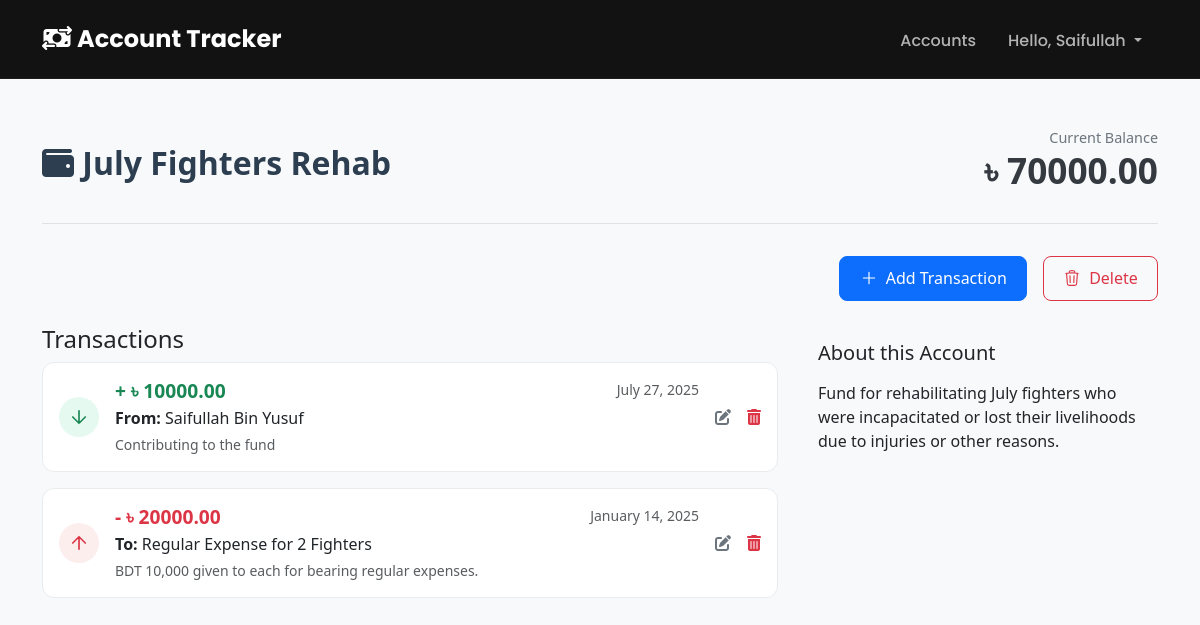
The app's page /account_logs/1/ (signed in) with its own data.
### account_logs/models.py (models this page shows, shortened)
class Account(models.Model):
    owner = models.ForeignKey(User, on_delete=models.CASCADE)
    class Currency(models.TextChoices):
        BDT = 'BDT', 'Taka (BDT)'
        USD = 'USD', 'US Dollar (USD)'
        EUR = 'EUR', 'Euro (EUR)'
        GBP = 'GBP', 'Pound Sterling (GBP)'
        OTHER = 'OTHER', 'Other'
    name = models.CharField(max_length=100)
    description = models.TextField(blank=True)
    initial_balance = models.DecimalField(max_digits=10, decimal_places=2)
    date_created = models.DateTimeField(auto_now_add=True)
    currency = models.CharField(
        max_length=5,
        choices=Currency.choices,
        default=Currency.BDT
    )
    @property
    def current_balance(self):
        inflows = self.transactions.filter(
            transaction_type='Inflow'
        ).aggregate(total=Sum('amount'))['total'] or 0
        expenses = self.transactions.filter(
            transaction_type='Expense'
        ).aggregate(total=Sum('amount'))['total'] or 0
        current_balance = self.initial_balance + inflows - expenses
        return current_balance
    @property
    def currency_symbol(self):
        symbols = {
            'BDT': '৳',
            'USD': '$',
            'EUR': '€',
            'GBP': '£',
            'OTHER': '',  # No symbol for "Other"
        }
        return symbols.get(self.currency, '')

class Transaction(models.Model):
    TRANSACTION_TYPE_CHOICES = [
        ('Inflow', 'Inflow'),
        ('Expense', 'Expense'),
    ]
    account = models.ForeignKey(Account, on_delete=models.CASCADE, related_name='transactions')
    transaction_type = models.CharField(
        max_length=7,
        choices=TRANSACTION_TYPE_CHOICES,
    )
    amount = models.DecimalField(max_digits=10, decimal_places=2)
    source_or_destination = models.CharField(max_length=200)
    description = models.TextField()
    date = models.DateField()
    receipt = models.FileField(upload_to='receipts/', blank=True, null=True)

### account_logs/views.py (the view)
# urls.py: path('account_logs/<int:account_id>/', views.account_detail, name='account_detail'),
@login_required
def account_detail(request, account_id):
    account = get_object_or_404(Account, id=account_id)
    if account.owner != request.user:
        raise Http404
    transactions = account.transactions.order_by('-date')
    context = {'account': account, 'transactions': transactions}
    return render(request, 'account_logs/account_detail.html', context)

### account_logs/templates/account_logs/account_detail.html (shortened to what this page needs)
{% extends "account_logs/base.html" %}
{% block page_header %}
<div class="account-header d-flex justify-content-between align-items-center">
  <div class="account-name">
    <h2><i class="fa-solid fa-wallet"></i> {{ account.name }}</h2>
  </div>
  <div class="account-balance">
    <p class="balance-label">Current Balance</p>
    <h3 class="balance-amount">{{ account.currency_symbol }} {{ account.current_balance|floatformat:2 }}</h3>
  </div>
</div>
<div class="header-actions d-flex justify-content-end align-items-center gap-3">
    <a href="{% url 'account_logs:new_transaction' account.id %}" class="btn btn-primary">
      <svg xmlns="http://www.w3.org/2000/svg" fill="none" viewBox="0 0 24 24" stroke-width="1.5" stroke="currentColor"><path stroke-linecap="round" stroke-linejoin="round" d="M12 4.5v15m7.5-7.5h-15" /></svg>
      Add Transaction
    </a>
    <a href="{% url 'account_logs:delete_account' account.id %}" class="btn btn-outline-danger">
      Delete
    </a>
</div>
{% endblock page_header %}
{% block content %}
<div class="row mt-4">
  <div class="col-lg-8">
    <h4>Transactions</h4>
    {% for transaction in transactions %}
      <div class="card transaction-card mb-3">
        <div class="card-body">
          <div class="d-flex align-items-center gap-3">
            <div class="transaction-icon {% if transaction.transaction_type == 'Inflow' %}inflow{% else %}outflow{% endif %}">
              {% if transaction.transaction_type == 'Inflow' %}
                <svg xmlns="http://www.w3.org/2000/svg" fill="none" viewBox="0 0 24 24" stroke-width="2" stroke="currentColor"><path stroke-linecap="round" stroke-linejoin="round" d="M12 4.5v15m0 0 7.5-7.5M12 19.5l-7.5-7.5" /></svg>
              {% else %}
                <svg xmlns="http://www.w3.org/2000/svg" fill="none" viewBox="0 0 24 24" stroke-width="2" stroke="currentColor"><path stroke-linecap="round" stroke-linejoin="round" d="M12 19.5v-15m0 0-7.5 7.5M12 4.5l7.5 7.5" /></svg>
              {% endif %}
            </div>
            <div class="flex-grow-1 transaction-details">
              <div class="d-flex justify-content-between">
                <h5 class="amount mb-0 {% if transaction.transaction_type == 'Inflow' %}inflow{% else %}outflow{% endif %}">
                  {% if transaction.transaction_type == 'Inflow' %}+{% else %}-{% endif %} {{ account.currency_symbol }} {{ transaction.amount|floatformat:2 }}
                </h5>
                <small class="text-muted">{{ transaction.date|date:"F d, Y" }}</small>
              </div>
              <p class="mb-1 mt-1">
                <strong>{% if transaction.transaction_type == 'Inflow' %}From:{% else %}To:{% endif %}</strong>
                {{ transaction.source_or_destination }}
              </p>
              <p class="card-text text-muted small mb-0">{{ transaction.description|linebreaksbr }}</p>
            </div>
            <div class="action-links d-flex align-items-center gap-3">
              <a href="{% url 'account_logs:edit_transaction' transaction.id %}" title="Edit Transaction">
                <i class="fa-solid fa-pen-to-square"></i>
              </a>
              <a href="{% url 'account_logs:delete_transaction' transaction.id %}" title="Delete Transaction" class="text-danger">
                <i class="fa-solid fa-trash-can"></i>
              </a>
            </div>
            </div>
        </div>
      </div>
    {% empty %}
      <div class="card card-body text-center py-4">
        <p class="mb-0">No transactions have been added yet.</p>
      </div>
    {% endfor %}
  </div>
  <div class="col-lg-4 sidebar">
    {% if account.description %}
      <div class="card">
        <div class="card-body">
          <h5 class="card-title mb-3">About this Account</h5>
          <p class="card-text text-muted small">{{ account.description|linebreaks }}</p>
        </div>
      </div>
    {% endif %}
  </div>
</div>
{% endblock content %}

### account_logs/templates/account_logs/base.html (shortened to what this page needs)
<!doctype html>
<html lang="en">
<head>
  <link href="https://cdn.jsdelivr.net/npm/bootstrap@5.3.3/dist/css/bootstrap.min.css" rel="stylesheet">
  <link rel="stylesheet" href="https://cdnjs.cloudflare.com/ajax/libs/font-awesome/6.5.2/css/all.min.css" />
</head>
<body class="bg-light">
  <nav class="navbar navbar-expand-md navbar-dark">
    <div class="container">
      <a class="navbar-brand" href="{% url 'account_logs:index' %}"> <i class="fa-solid fa-money-bill-transfer"></i> Account Tracker</a>
      <div class="collapse navbar-collapse" id="navbarCollapse">
        <ul class="navbar-nav ms-auto mb-2 mb-md-0 align-items-center">
          {% if user.is_authenticated %}
            <li class="nav-item">
              <a class="nav-link mx-2" href="{% url 'account_logs:account_logs' %}">Accounts</a>
            </li>
            <li class="nav-item dropdown">
              <a class="nav-link dropdown-toggle mx-2" href="#" role="button" data-bs-toggle="dropdown" aria-expanded="false">
                Hello, {{ user.username }}
              </a>
            </li>
          {% endif %}
        </ul>
      </div>
    </div>
  </nav>
  <main class="container my-5">
    {% block page_header %}{% endblock page_header %}
    {% block content %}{% endblock content %}
  </main>
</body>
</html>

### account_logs/templates/account_logs/base.html (style rules this page uses)
body { background-color: #f8f9fa; }
:root { --nav-bg: #121212; --nav-surface: #1e1e1e; --nav-primary: #1DB954; --nav-text-primary: #FFFFFF; --nav-text-secondary: #b3b3b3; --font-nav: 'Poppins', sans-serif; }
.navbar { font-family: var(--font-nav); background-color: var(--nav-bg); border-bottom: 1px solid var(--nav-surface); padding-top: 1rem; padding-bottom: 1rem; }
.navbar .navbar-brand { font-size: 1.5rem; font-weight: 700; color: var(--nav-text-primary); }
.navbar .nav-link { font-weight: 500; color: var(--nav-text-secondary); position: relative; padding-bottom: 0.25rem; transition: color 0.3s ease; }
.navbar .nav-link:not(.dropdown-toggle)::after { content: ''; position: absolute; bottom: 0; left: 0; width: 0; height: 2px; background-color: var(--nav-primary); transition: width 0.3s ease; }

### account_logs/templates/account_logs/account_detail.html (style rules this page uses)
.account-header { border-bottom: 1px solid #dee2e6; padding-bottom: 1.5rem; margin-bottom: 2rem; }
.account-header .account-name h2 { font-weight: 700; color: #2c3e50; margin: 0; }
.account-balance { text-align: right; }
.account-balance .balance-label { font-size: 0.9rem; color: #6c757d; margin-bottom: 0; }
.account-balance .balance-amount { font-size: 2.2rem; font-weight: 600; color: #343a40; }
.header-actions .btn { display: inline-flex; align-items: center; gap: 0.5rem; font-weight: 500; border-radius: 8px; padding: 0.6rem 1.2rem; transition: all 0.2s ease; }
.header-actions .btn svg { width: 18px; height: 18px; }
.sidebar .card { border: none; border-radius: 12px; background-color: #f8f9fa; margin-bottom: 1.5rem; }
.transaction-card { border: 1px solid #e9ecef; border-radius: 12px; box-shadow: none; transition: all 0.2s ease; }
.transaction-icon { width: 40px; height: 40px; border-radius: 50%; display: grid; place-items: center; flex-shrink: 0; }
.transaction-icon.inflow { background-color: #e6f9f0; color: #198754; }
.transaction-icon.outflow { background-color: #fdeeee; color: #dc3545; }
.transaction-icon svg { width: 20px; height: 20px; }
.transaction-details .amount { font-size: 1.2rem; font-weight: 600; }
.transaction-details .amount.inflow { color: #198754; }
.transaction-details .amount.outflow { color: #dc3545; }
.action-links a { color: #6c757d; text-decoration: none; }

### records on screen
Account: name "July Fighters Rehab", currency_symbol "৳", current_balance "70000.00", description "Fund for rehabilitating July fighters who were incapacitated or lost their livelihoods due to injuries or other reasons."
Transaction: transaction_type "Inflow" (drawn), shows "From:"
Transaction: transaction_type "Expense" (drawn), shows "To:"

### other values on screen
{{ user.username }} "Saifullah"
